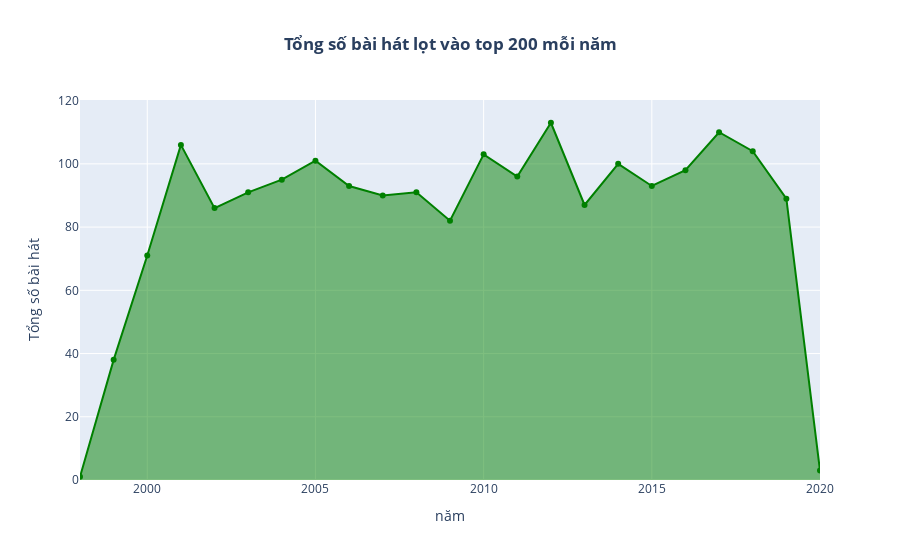

Source (notebook cell):
### Code cell
fig=px.area(df.groupby('year',as_index=False).count().sort_values(by='song',ascending=False).sort_values(by='year'),x='year',y='song',markers=True,labels={'song':'Tổng số bài hát', 'year': 'năm'},color_discrete_sequence=['green'],title='<b>Tổng số bài hát lọt vào top 200 mỗi năm')
fig.update_layout(hovermode='x',title_x=0.5)

### Figure 1 — Plotly figure (JSON) as saved in the notebook; plotly's stock layout.template omitted (floating-point values rounded to 4 significant figures)
{"data": [{"fillpattern": {"shape": ""}, "hovertemplate": "năm=%{x}<br>Tổng số bài hát=%{y}<extra></extra>", "legendgroup": "", "line": {"color": "green"}, "marker": {"symbol": "circle"}, "mode": "lines+markers", "name": "", "orientation": "v", "showlegend": false, "stackgroup": "1", "x": [1998, 1999, 2000, 2001, 2002, 2003, 2004, 2005, 2006, 2007, 2008, 2009, 2010, 2011, 2012, 2013, 2014, 2015, 2016, 2017, 2018, 2019, 2020], "xaxis": "x", "y": [1, 38, 71, 106, 86, 91, 95, 101, 93, 90, 91, 82, 103, 96, 113, 87, 100, 93, 98, 110, 104, 89, 3], "yaxis": "y", "type": "scatter"}], "layout": {"xaxis": {"anchor": "y", "domain": [0, 1], "title": {"text": "năm"}, "type": "linear", "range": [1998, 2020], "autorange": true}, "yaxis": {"anchor": "x", "domain": [0, 1], "title": {"text": "Tổng số bài hát"}, "type": "linear", "range": [0, 120.7], "autorange": true}, "legend": {"tracegroupgap": 0}, "title": {"text": "<b>Tổng số bài hát lọt vào top 200 mỗi năm", "x": 0.5}, "hovermode": "x", "autosize": true}}
